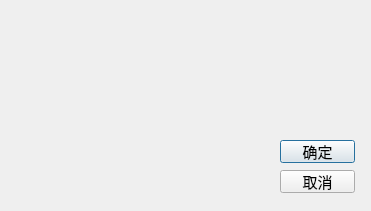
<?xml version="1.0" encoding="UTF-8"?>
<ui version="4.0">
 <class>Dialog</class>
 <widget class="QDialog" name="Dialog">
  <property name="geometry">
   <rect>
    <x>0</x>
    <y>0</y>
    <width>371</width>
    <height>211</height>
   </rect>
  </property>
  <property name="windowTitle">
   <string>倒数日编辑对话框</string>
  </property>
  <widget class="QPushButton" name="confirmButton">
   <property name="geometry">
    <rect>
     <x>280</x>
     <y>140</y>
     <width>75</width>
     <height>23</height>
    </rect>
   </property>
   <property name="font">
    <font>
     <family>汉仪文黑-75W</family>
     <pointsize>11</pointsize>
    </font>
   </property>
   <property name="text">
    <string>确定</string>
   </property>
  </widget>
  <widget class="QPushButton" name="cancelButton">
   <property name="geometry">
    <rect>
     <x>280</x>
     <y>170</y>
     <width>75</width>
     <height>23</height>
    </rect>
   </property>
   <property name="font">
    <font>
     <family>汉仪文黑-75W</family>
     <pointsize>11</pointsize>
    </font>
   </property>
   <property name="text">
    <string>取消</string>
   </property>
  </widget>
 </widget>
 <resources/>
 <connections/>
</ui>
